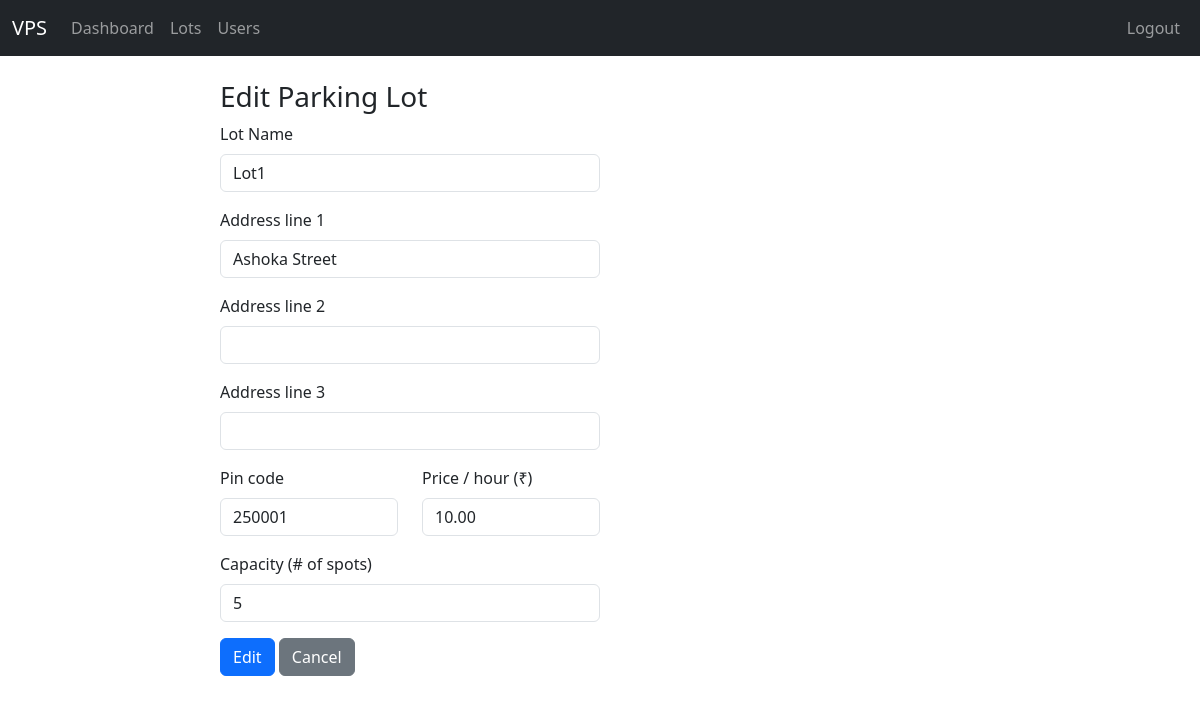
Screenshot of /admin/lots/1/edit (signed in) with the database file from the repository.
### models/models.py (models this page shows, shortened)
class ParkingLot(Base):
    __tablename__ = "parking_lots"
    id = Column(Integer, primary_key=True)
    name = Column(String, nullable=False)
    address_line_1 = Column(String, nullable=False)
    address_line_2 = Column(String)
    address_line_3 = Column(String)
    pin_code = Column(String(10), nullable=False)
    price_per_hour = Column(Numeric(10, 2), nullable=False)
    number_of_spots = Column(Integer, nullable=False)
    spots = relationship(
        "ParkingSpot", back_populates="parking_lot", cascade="all, delete-orphan"
    )

### app.py (the view, shortened to what this page needs)
@app.route("/admin/lots/<int:lot_id>/edit", methods=["GET", "POST"])
@login_required
@role_required("admin")
def edit_lot(lot_id):
    with SessionLocal() as db:
        lot = db.get(ParkingLot, lot_id)
        if not lot:
            flash("Parking facility not found.")
            return redirect(url_for("list_lots"))
        return render_template("admin/lot_form.html", lot=lot, action="Edit")

### app.py (called while the page is built)
def login_required(view_function):
    @wraps(view_function)
    def authentication_wrapper(*args, **kwargs):
        if "user_id" not in session:
            flash("Authentication required. Please log in to continue.")
            return redirect(url_for("login"))
        return view_function(*args, **kwargs)
    return authentication_wrapper

def role_required(required_role):
    def role_decorator(view_function):
        @wraps(view_function)
        def role_wrapper(*args, **kwargs):
            if session.get("role") != required_role:
                flash("Access denied. Insufficient privileges.")
                return redirect(url_for("login"))
            return view_function(*args, **kwargs)
        return role_wrapper
    return role_decorator

### templates/admin/lot_form.html (shortened to what this page needs)
{% extends 'base.html' %}
{% block content %}
<h3>{{ action }} Parking Lot</h3>
<form method="post" class="w-50">
  <div class="mb-3">
    <label class="form-label">Lot Name</label>
    <input name="name" class="form-control"
           value="{{ lot.name if lot else '' }}" required>
  </div>
  <div class="mb-3">
    <label class="form-label">Address line 1</label>
    <input name="addr1" class="form-control"
           value="{{ lot.address_line_1 if lot else '' }}" required>
  </div>
  <div class="mb-3">
    <label class="form-label">Address line 2</label>
    <input name="addr2" class="form-control"
           value="{{ lot.address_line_2 if lot else '' }}">
  </div>
  <div class="mb-3">
    <label class="form-label">Address line 3</label>
    <input name="addr3" class="form-control"
           value="{{ lot.address_line_3 if lot else '' }}">
  </div>
  <div class="row">
    <div class="col-md-6 mb-3">
      <label class="form-label">Pin code</label>
      <input name="pin" class="form-control"
             value="{{ lot.pin_code if lot else '' }}" required>
    </div>
    <div class="col-md-6 mb-3">
      <label class="form-label">Price / hour (₹)</label>
      <input name="price" type="number" step="0.01" min="0"
             class="form-control"
             value="{{ lot.price_per_hour if lot else '' }}" required>
    </div>
  </div>
  <div class="mb-3">
    <label class="form-label">Capacity (# of spots)</label>
    <input name="capacity" type="number" min="1" class="form-control"
           value="{{ lot.number_of_spots if lot else '' }}" required>
  </div>
  <button class="btn btn-primary">{{ action }}</button>
  <a class="btn btn-secondary" href="{{ url_for('list_lots') }}">Cancel</a>
</form>
{% endblock %}

### templates/base.html (style rules this page uses)
.card, form { max-width: 100%; }

### rows the page displays
ParkingLot: name "Lot1", addr1 "Ashoka Street", pin "250001", price "10.00", capacity "5"

### other values shown
{{ action }} "Edit"
